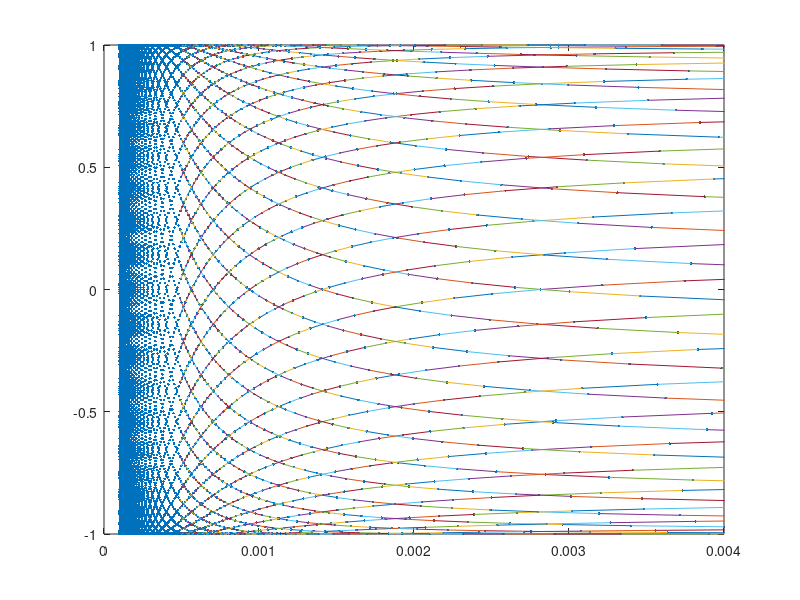

Here is the MATLAB script that generated this plot:
n = 1:10000;
x = 1./n;
y = sin(n);
plot(x,y,'.')
hold on

for n=1:2000
    m = n + 44;
    pointN = [1/n, sin(n)];
    pointM = [1/m, sin(m)];

    plot([pointN(1),pointM(1)], [pointN(2),pointM(2)]);
    hold on
end
hold off

axis([0, 4*10^(-3), -1,1]);